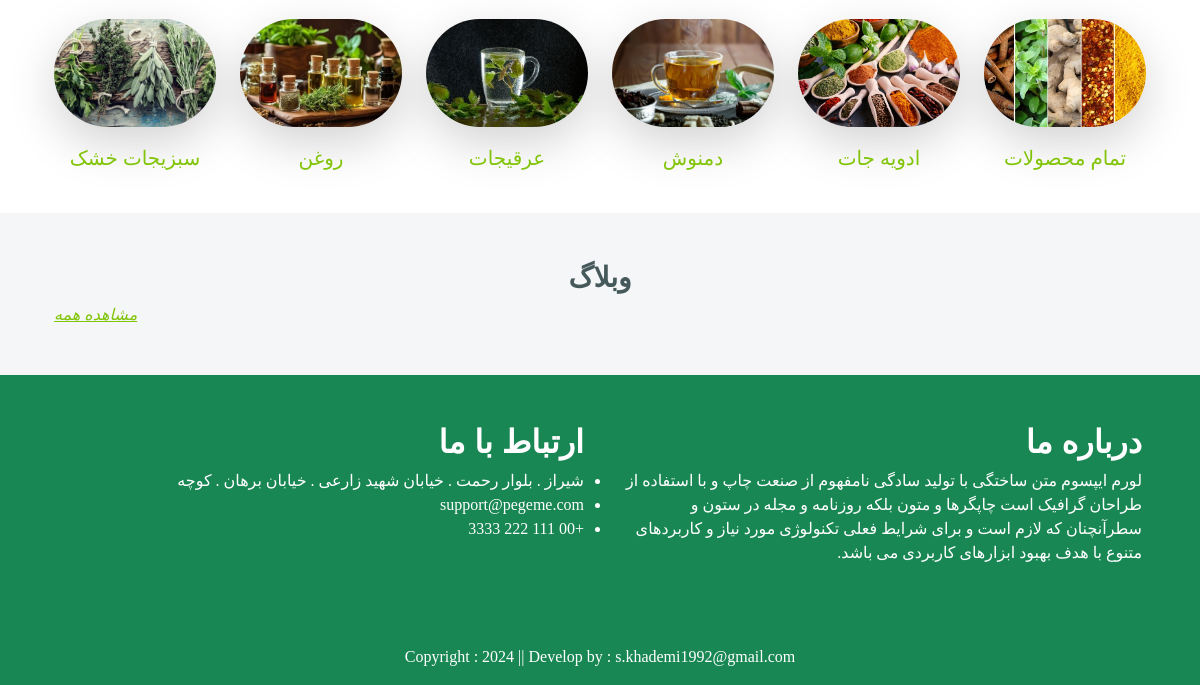
The app's page / (lower part), older data.
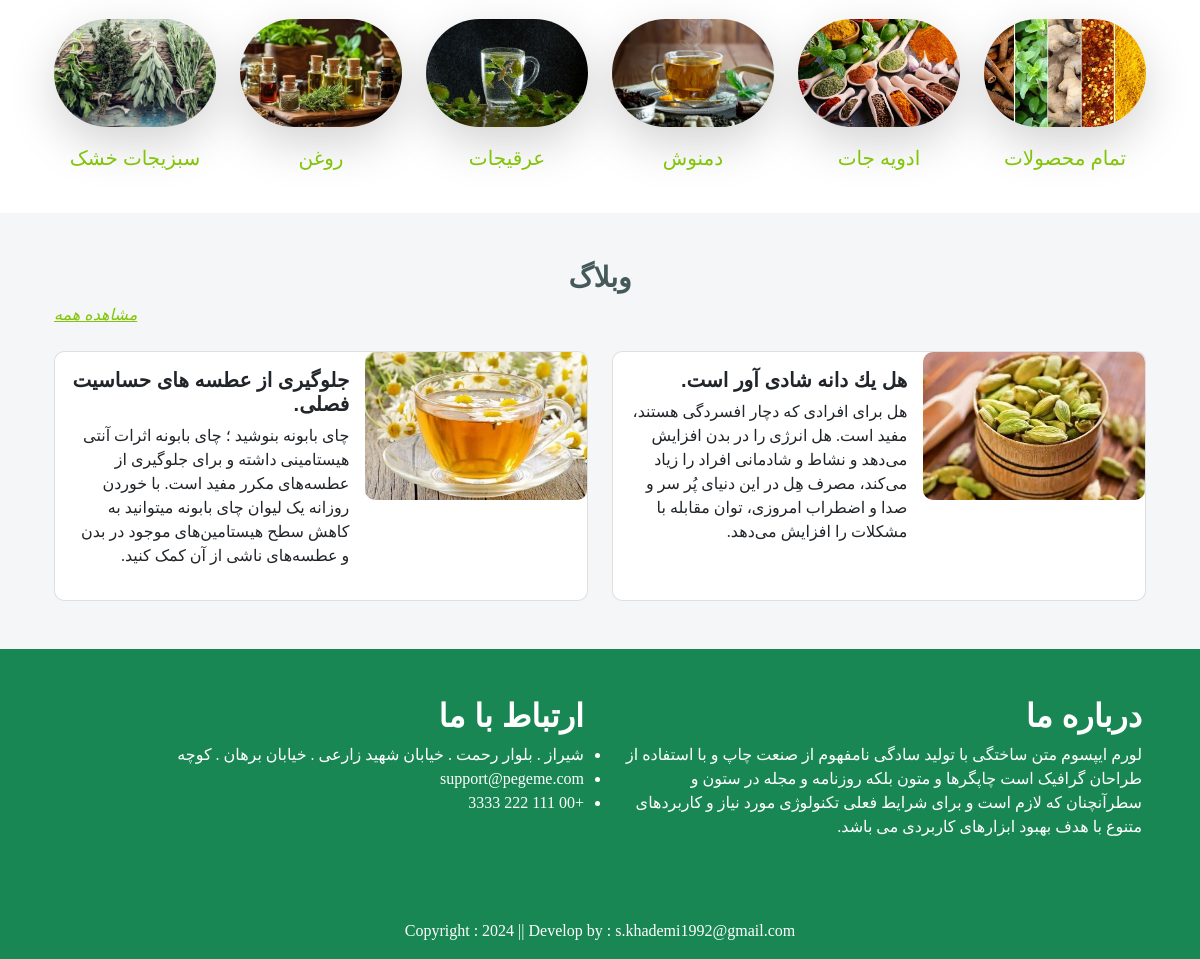
The same page, newer data.
### app/models.py (models this page shows, shortened)
class BlogPost(models.Model):
    title = models.CharField(max_length=100)
    description = models.TextField()
    image = models.ImageField(upload_to='blog')

### app/views.py (the view)
# urls.py: path('', views.home, name='home'),
def home(request):
    totalitem = 0
    wishitem = 0
    if request.user.is_authenticated:
        totalitem = len(Cart.objects.filter(user=request.user))
        wishitem = len(Wishlist.objects.filter(user=request.user))
    blog_post = BlogPost.objects.all()
    paginator = Paginator(blog_post, 2)  # Show 2 contacts per page.
    page_number = request.GET.get('page')
    page_obj = paginator.get_page(page_number)
    return render(request, 'app/index.html', locals())

### app/templates/app/index.html (shortened to what the changed rows need)
{% extends 'app/base.html' %}
{% load static %}
{% block main-content %}
<div class="bg-light pb-5">
    <div class="container">
        <div class="row row-cols-1 row-cols-md-2 g-4">
            {% for blog_post in page_obj %}
            <div class="col">
                <div class="card mb-3 h-100">
                    <div class="row g-0">
                        <div class="col-md-5">
                            <img src="{{ blog_post.image.url }}" class="img-fluid rounded" alt="...">
                        </div>
                        <div class="col-md-7">
                            <div class="card-body">
                                <h5 class="card-title">{{ blog_post.title }}</h5>
                                <p class="card-text">{{ blog_post.description }}</p>
                            </div>
                        </div>
                    </div>
                </div>
            </div>
            {% endfor %}
        </div>
    </div>
</div>
{% endblock main-content %}

Row changes from the older to the newer data that the page shows:
added BlogPost: image (picture), title "هل يك دانه شادی ‌آور است.", description "هل برای افرادی که دچار افسردگی هستند، مفید است. هل انرژی‌ را در بدن افزایش می‌دهد و نشاط و شادمانی افراد را زیاد می‌کند، مصرف هِل در این دنیای پُر سر و صدا و اضطراب امروزی، توان مقابله با مشکلات را افزایش می‌دهد."
added BlogPost: image (picture), title "جلوگیری از عطسه های حساسیت فصلی.", description "چای بابونه بنوشید ؛ چای بابونه اثرات آنتی هیستامینی داشته و برای جلوگیری از عطسه‌های مکرر مفید است. با خوردن روزانه یک لیوان چای بابونه میتوانید به کاهش سطح هیستامین‌های موجود در بدن و عطسه‌های ناشی از آن کمک کنید."
